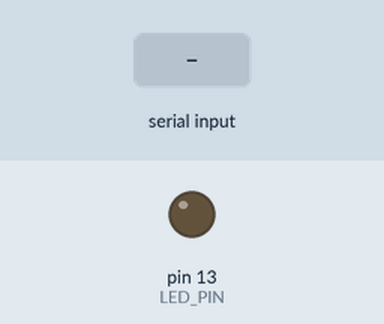
Simulated run of this sketch. Board: Arduino Uno, built with avr-gcc and run on an emulated ATmega328P. Shown: output pins drawn as LEDs (lit = HIGH). The inputs (shaded band) are chosen by the test bench.

Above: at 1.2 s.
1.3 s: "1\n" received over Serial
At 2.05 s:
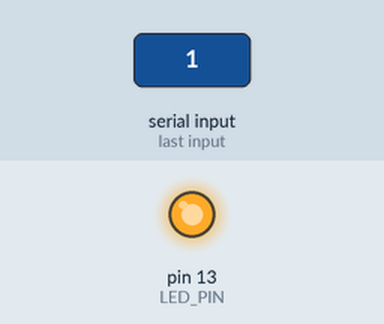
Timing chart, 0 to 4.3 s (numbered marks = the images above; inputs shaded):
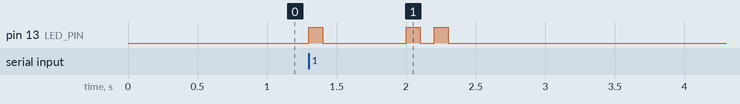

Measured:
- after the input at 1.3 s, pin 13 (LED_PIN): goes HIGH 0.10 s, LOW 0.60 s, HIGH 0.10 s, LOW 0.10 s, HIGH 0.10 s, then LOW, starting at once

The sketch:

serial_flash.ino
```cpp
// (licence header left out)
#include "ringbuffer.hpp"

#define LED_PIN     13

void ledOn() {
  digitalWrite(LED_PIN, HIGH);
}

void ledOff() {
  digitalWrite(LED_PIN, LOW);
}

RingBuffer buffer;
char cmdbuf[64];

void flashErr(int mode, int n) {
  // it's ok to tie up the device with delays here.
  for (int i=0; i<mode; i++) {
    digitalWrite(LED_PIN, HIGH);
    delay(100);
    digitalWrite(LED_PIN, LOW);
    delay(100);
  }
  delay(500);
  for (int i=0; i<n; i++) {
    digitalWrite(LED_PIN, HIGH);
    delay(100);
    digitalWrite(LED_PIN, LOW);
    delay(100);
  }
}

// At the start
void setup() {

  // Setup the LED
  pinMode(LED_PIN, OUTPUT);
  digitalWrite(LED_PIN, LOW);

  // Setup the serial port
  Serial.begin(9600);

}

// Go around and around
void loop() {

  // consume the serial data into the buffer as it comes in.
  if (Serial.available()) {
    buffer.write(Serial.read());
  }

  if (buffer.length() > 0) {
    int cmd = buffer.read();
     if (cmd == 43) { // +
      ledOn();
    }
    else if (cmd == 45) { // -
      ledOff();
    }
    else if (cmd == 10) {
      // ignore newlines
    }
    else {
      flashErr(1, 2);
    }

  }

}
```
